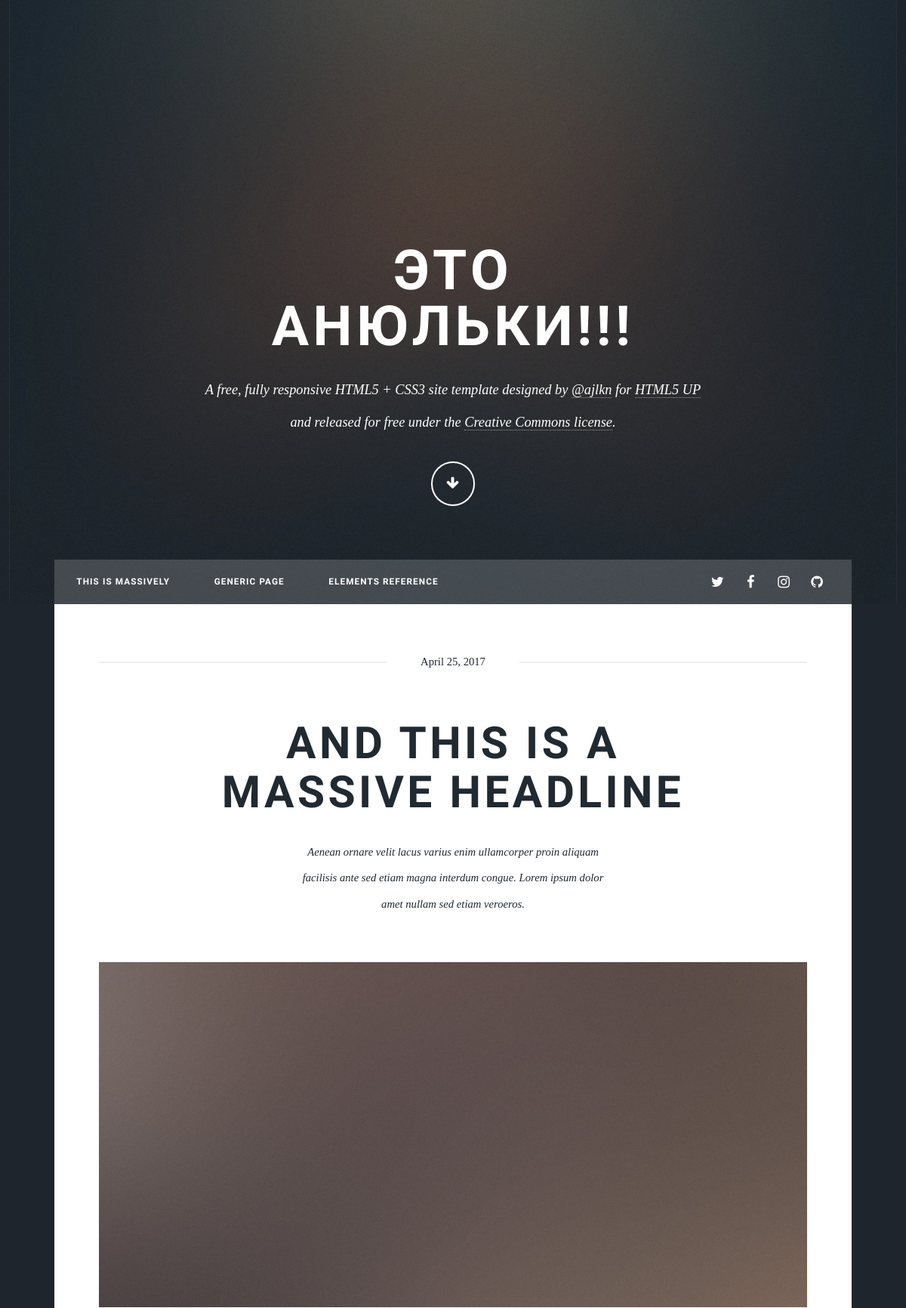
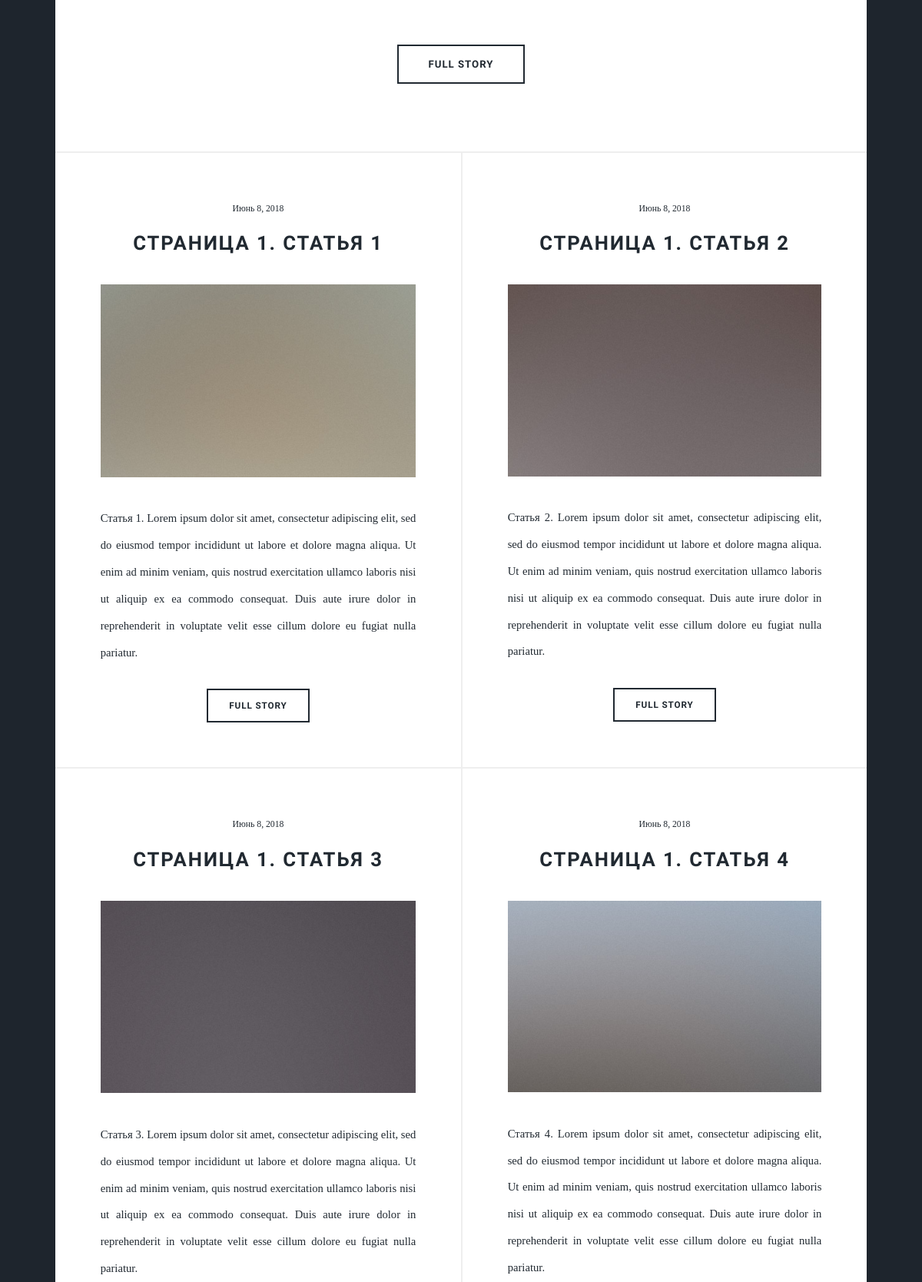
The page / (upper part) on the database its author committed (2 pictures, top to bottom).
### elbrusblog/models.py (models this page shows, shortened)
class Article(models.Model):
    article_date = models.DateField(verbose_name='Дата события')
    article_title = models.CharField(max_length=100, verbose_name='Заголовок статьи')
    article_image = models.ImageField(upload_to='upload_photo', blank=True, verbose_name='Фотография')
    article_description = models.TextField(blank=True, null=True, verbose_name='Описание статьи')
    article_text = models.TextField(blank=True, null=True, verbose_name='Текст статьи')
    def picture_micro_admin(self):
        if self.article_image:
            return format_html('<a href="' + self.article_image.url + '" target="_blank"><img src="' + self.article_image.url + '" width="100"/></a>')
        else:
            return '(Нет изображения)'
    picture_micro_admin.short_description = 'Миниатюра'
    picture_micro_admin.allow_tags = True

### elbrusblog/views.py (the view)
# urls.py: path('', views.index, name=''),
def index(request):
    articles = Article.objects.all()
    context = {
        'articles': articles
    }
    return render(request, 'elbrusblog/index.html', context)

### elbrusblog/templates/elbrusblog/index.html (shortened to what this page needs)
{% extends "base.html" %}
{% load staticfiles %}
{% block intro %}
	<div id="intro">
			<h1>Это<br />
			Анюльки!!!</h1>
			<p>A free, fully responsive HTML5 + CSS3 site template designed by <a href="https://twitter.com/ajlkn">@ajlkn</a> for <a href="https://html5up.net">HTML5 UP</a><br />
			and released for free under the <a href="https://html5up.net/license">Creative Commons license</a>.</p>
			<ul class="actions">
				<li><a href="#header" class="button icon solo fa-arrow-down scrolly">Continue</a></li>
			</ul>
	</div>
{% endblock %}
{% block main %}
	<div id="main">
				<article class="post featured">
					<header class="major">
						<span class="date">April 25, 2017</span>
						<h2><a href="#">And this is a<br />
						massive headline</a></h2>
						<p>Aenean ornare velit lacus varius enim ullamcorper proin aliquam<br />
						facilisis ante sed etiam magna interdum congue. Lorem ipsum dolor<br />
						amet nullam sed etiam veroeros.</p>
					</header>
					<a href="#" class="image main"><img src="{% static "images/pic01.jpg" %}" alt="" /></a>
					<ul class="actions">
						<li><a href="#" class="button big">Full Story</a></li>
					</ul>
				</article>
				<section class="posts">
					{% for article in articles %}
						<article>
							<header>
								<span class="date">{{article.article_date}}</span>
								<h2><a href="#">{{article.article_title}}</a></h2>
							</header>
							<a href="#" class="image fit"><img src="{{article.article_image.url}}" alt="" /></a>
							<p>{{article.article_description}}</p>
							<ul class="actions">
								<li><a href="article" class="button">Full Story</a></li>
							</ul>
						</article>
					{% endfor %}
				</section>
	</div>
{% endblock %}

### rows shown on the page
Article: article_date "Июнь 8, 2018", article_title "СТРАНИЦА 1. СТАТЬЯ 1", article_image (picture), article_description "Статья 1. Lorem ipsum dolor sit amet, consectetur adipiscing elit, sed do eiusmod tempor incididunt ut labore et dolore magna aliqua. Ut enim ad minim veniam, quis nostrud exercitation ullamco laboris nisi ut aliquip ex ea commodo consequat. Duis aute irure dolor in reprehenderit in voluptate velit esse cillum dolore eu fugiat nulla pariatur."
Article: article_date "Июнь 8, 2018", article_title "СТРАНИЦА 1. СТАТЬЯ 2", article_image (picture), article_description "Статья 2. Lorem ipsum dolor sit amet, consectetur adipiscing elit, sed do eiusmod tempor incididunt ut labore et dolore magna aliqua. Ut enim ad minim veniam, quis nostrud exercitation ullamco laboris nisi ut aliquip ex ea commodo consequat. Duis aute irure dolor in reprehenderit in voluptate velit esse cillum dolore eu fugiat nulla pariatur."
Article: article_date "Июнь 8, 2018", article_title "СТРАНИЦА 1. СТАТЬЯ 3", article_image (picture), article_description "Статья 3. Lorem ipsum dolor sit amet, consectetur adipiscing elit, sed do eiusmod tempor incididunt ut labore et dolore magna aliqua. Ut enim ad minim veniam, quis nostrud exercitation ullamco laboris nisi ut aliquip ex ea commodo consequat. Duis aute irure dolor in reprehenderit in voluptate velit esse cillum dolore eu fugiat nulla pariatur."
Article: article_date "Июнь 8, 2018", article_title "СТРАНИЦА 1. СТАТЬЯ 4", article_image (picture), article_description "Статья 4. Lorem ipsum dolor sit amet, consectetur adipiscing elit, sed do eiusmod tempor incididunt ut labore et dolore magna aliqua. Ut enim ad minim veniam, quis nostrud exercitation ullamco laboris nisi ut aliquip ex ea commodo consequat. Duis aute irure dolor in reprehenderit in voluptate velit esse cillum dolore eu fugiat nulla pariatur."
